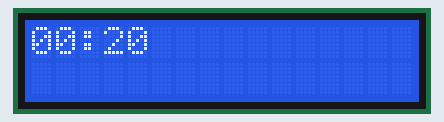
This sketch was run on a simulated Arduino Uno, built with avr-gcc and run on an emulated ATmega328P. Shown: 16×2 character LCD.

Above: at 1.1 s.
At 4.1 s:
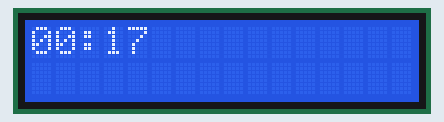
At 6.2 s:
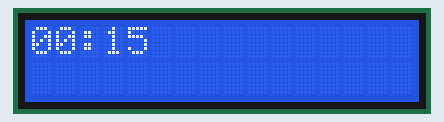
At 11.2 s:
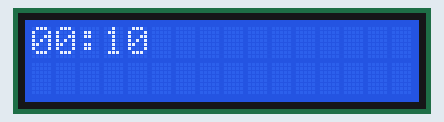
At 16.2 s:
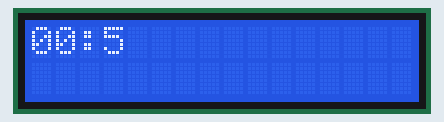
At 21.3 s:
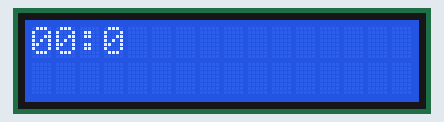

Measured:
- what the display in image 0 shows lasts 1.0 s, from 1.1 s to 2.1 s

The sketch:

timer.ino
```cpp
#include <LiquidCrystal_I2C.h>

LiquidCrystal_I2C lcd(0x27,2,1,0,4,5,6,7,3, POSITIVE);

int tempo = 20;

void setup() {
    lcd.begin(16, 2);
    Serial.begin(9600);
    countdown();
}

void loop() {

}

void countdown() {

    while (tempo >= 0) {
        delay(1000);
        lcd.clear();
        lcd.print("00");
        lcd.print(":");
        lcd.print(tempo);
        tempo--;
    }

}
```
